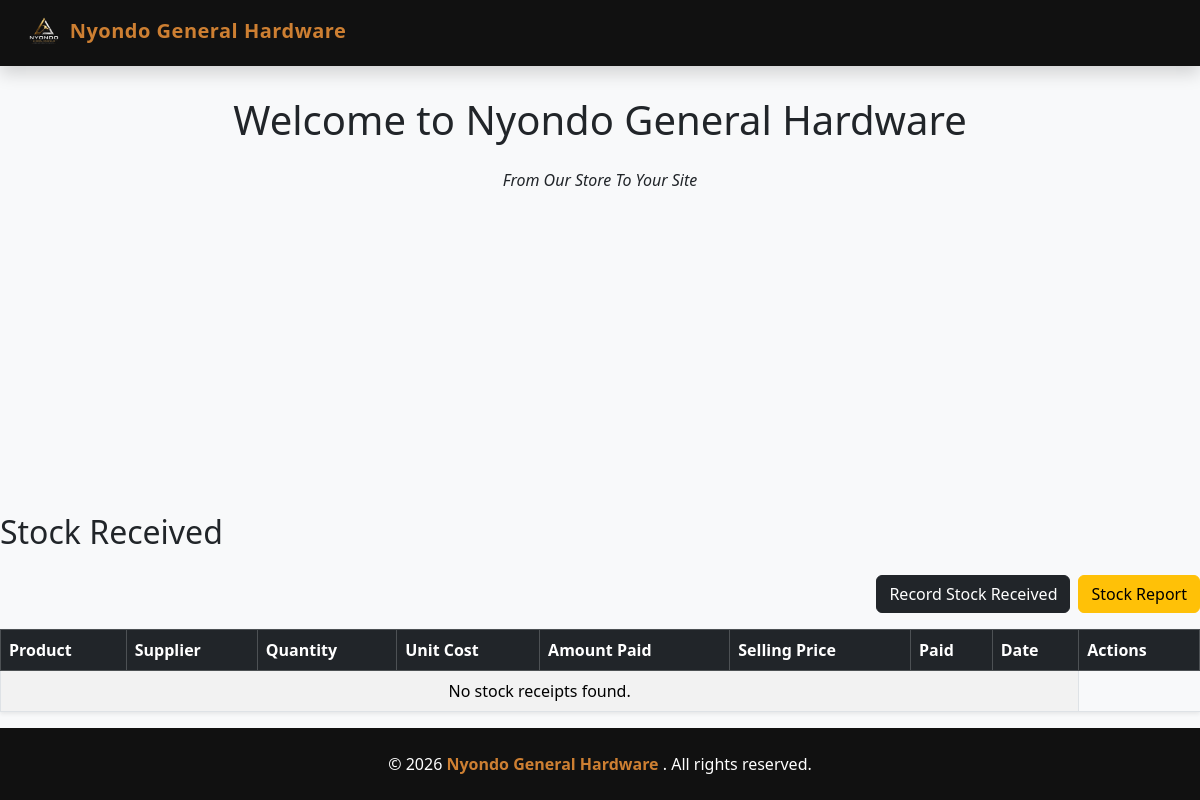
Page /stock/ on the earlier database version.
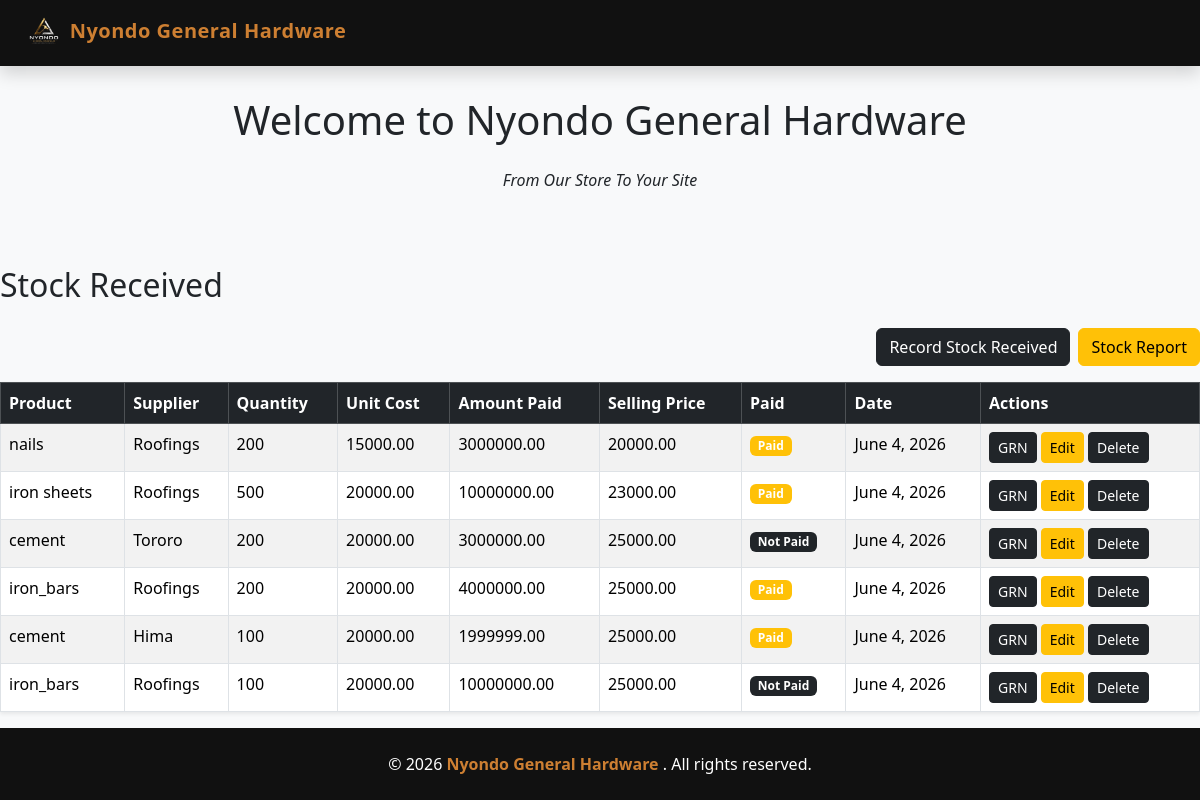
Same page on the later database version.
### stockapp/models.py (models this page shows, shortened)
class Stock(models.Model):
    product = models.ForeignKey(Product, on_delete=models.CASCADE)
    supplier = models.CharField(max_length=100)
    quantity = models.PositiveIntegerField(default=0)
    unit_cost = models.DecimalField(max_digits=10, decimal_places=2, default=0)
    selling_price = models.DecimalField(max_digits=10, decimal_places=2, default=0)
    amount_paid = models.DecimalField(max_digits=10, decimal_places=2, default=0)
    amount_due = models.DecimalField(max_digits=10, decimal_places=2, default=0)
    date = models.DateField(auto_now_add=True)
    is_paid = models.BooleanField(default=True)
    class Meta:
        permissions = [
            ("can_manage_stock", "can manage stock"),
            ("can_view_reports", "can view reports"),
        ]

### salesapp/models.py (models this page shows)
class Product(models.Model):
    category_name = models.ForeignKey(Category, on_delete=models.CASCADE)
    product_name = models.CharField(max_length=100)
    unit_price = models.DecimalField(max_digits=100, decimal_places=2, default=0)
    selling_price = models.DecimalField(max_digits=100, decimal_places=2, default=0)
    description = models.TextField(blank=True)
    def __str__(self):
        return self.product_name

### stockapp/views.py (the view)
# urls.py: path('', views.stock_list, name='stock_list'),
def stock_list(request):
    stocks = Stock.objects.all().order_by("-date")
    return render(request, 'stock_list.html', {'stocks': stocks})

### stockapp/templates/stock_list.html (shortened to what this page needs)
{% extends 'base.html' %}
{% block content %}
<div class="d-flex justify-content-between align-items-center mb-3">
    <h2>Stock Received</h2>
</div>
<div class="d-flex justify-content-end gap-2 mb-3">
            <a href="{% url 'create_receipt' %}" class="btn btn-dark">Record Stock Received</a>
            <a href="{% url 'stock_report' %}" class="btn btn-warning">Stock Report</a>
        </div>
<table class="table table-bordered table-striped shadow-sm">
    <thead class="table-dark">
        <tr>
            <th>Product</th>
            <th>Supplier</th>
            <th>Quantity</th>
            <th>Unit Cost</th>
            <th>Amount Paid</th>
            <th>Selling Price</th>
            <th>Paid</th>
            <th>Date</th>
            <th>Actions</th>
        </tr>
    </thead>
    <tbody>
        {% for stock in stocks %}
        <tr>
            <td>{{ stock.product}}</td>
            <td>{{ stock.supplier}}</td>
            <td>{{ stock.quantity }}</td>
            <td>{{ stock.unit_cost }}</td>
            <td>{{ stock.amount_paid }}</td>
            <td>{{ stock.selling_price }}</td>
            <td>
                {% if stock.is_paid %}
                    <span class="badge bg-warning">Paid</span>
                {% else %}
                    <span class="badge bg-dark">Not Paid</span>
                {% endif %}
            </td>
            <td>{{ stock.date }}</td>
            <td>
                <a href="{% url 'goods_received_note' stock.id %}" class="btn btn-dark btn-sm">GRN</a>
                <a href="{% url 'stock_edit' stock.id %}" class="btn btn-warning btn-sm">Edit</a>
                <a href="{% url 'delete_receipt' stock.id %}" class="btn btn-dark btn-sm">Delete</a>
            </td>
        </tr>
        {% empty %}
        <tr>
            <td colspan="8" class="text-center">No stock receipts found.</td>
        </tr>
        {% endfor %}
    </tbody>
</table>
{% endblock %}

Differences in the rows shown:
added Stock: product "nails", supplier "Roofings", quantity "200", unit_cost "15000.00", amount_paid "3000000.00", selling_price "20000.00", is_paid "Paid", date "June 4, 2026"
added Stock: product "iron sheets", supplier "Roofings", quantity "500", unit_cost "20000.00", amount_paid "10000000.00", selling_price "23000.00", is_paid "Paid", date "June 4, 2026"
added Stock: product "cement", supplier "Tororo", quantity "200", unit_cost "20000.00", amount_paid "3000000.00", selling_price "25000.00", is_paid "Not Paid", date "June 4, 2026"
added Stock: product "iron_bars", supplier "Roofings", quantity "200", unit_cost "20000.00", amount_paid "4000000.00", selling_price "25000.00", is_paid "Paid", date "June 4, 2026"
added Stock: product "cement", supplier "Hima", quantity "100", unit_cost "20000.00", amount_paid "1999999.00", selling_price "25000.00", is_paid "Paid", date "June 4, 2026"
added Stock: product "iron_bars", supplier "Roofings", quantity "100", unit_cost "20000.00", amount_paid "10000000.00", selling_price "25000.00", is_paid "Not Paid", date "June 4, 2026"
Other differences:
text no longer shown: "No stock receipts found."
